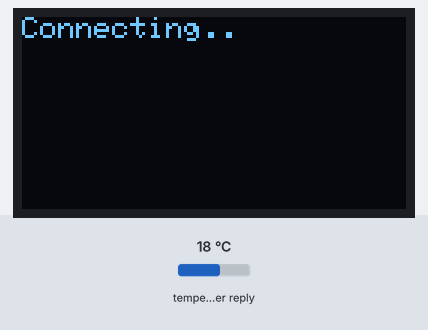
Bench run of a sketch on a simulated ESP32. On the bench: 128×64 one-colour display. The inputs (shaded band) are chosen by the test bench; at power-on: temperature in the weather reply 18 °C. WiFi joins after 1.5 s; servers stay silent unless stated; web services answer with replies made up by the test bench; what the sketch prints to the serial monitor is not drawn.

Above: at 0.8 s.
At 1.9 s:
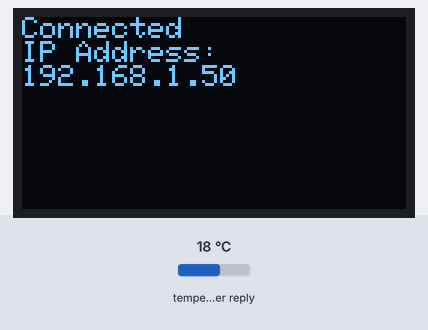
At 3.3 s:
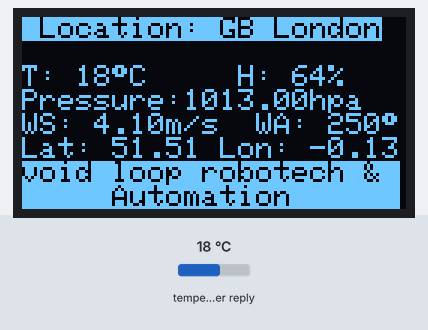

Measured:
- what the display in image 1 shows lasts 1.3 s, from 1.9 s to 3.2 s

The sketch:

code.ino
```cpp
#include <WiFi.h>
#include <ArduinoJson.h>

#include <Wire.h>
#include <Adafruit_GFX.h>
#include <Adafruit_SSD1306.h>

#define SCREEN_WIDTH 128 // OLED display width, in pixels
#define SCREEN_HEIGHT 64 // OLED display height, in pixels
#define OLED_RESET     -1 // Reset pin # (or -1 if sharing Arduino reset pin)
Adafruit_SSD1306 display(SCREEN_WIDTH, SCREEN_HEIGHT, &Wire, OLED_RESET);


const char* ssid     = "voidloop";                 // SSID of local network
const char* password = "shivam1234";                    // Password on network
String APIKEY = "685e3a1b80d0c3799e9ebece0fe5501c";
String CityID = "1275004";          //Your City ID
bool id = false;
WiFiClient client;
char servername[] = "api.openweathermap.org";            // remote server we will connect to
String result;


void setup() {


   Serial.begin(115200);

  Serial.print("Connecting to ");
  WiFi.mode(WIFI_STA);   //   create wifi station
  Serial.println(ssid);
  WiFi.begin(ssid, password);

  // SSD1306_SWITCHCAPVCC = generate display voltage from 3.3V internally
  display.begin(SSD1306_SWITCHCAPVCC, 0x3C); // Address 0x3D for 128x64
  delay(200);
  display.clearDisplay();
  display.setTextSize(1);             // Normal 1:1 pixel scale
  display.setTextColor(SSD1306_WHITE);        // Draw white text
  display.setCursor(0, 0);            // Start at top-left corner
  display.print("Connecting.");
  display.display();
  while (WiFi.status() != WL_CONNECTED) {
    delay(500);
    Serial.print(".");
    display.print(".");
    display.display();
  }

  Serial.println("");
  Serial.println("IP address: ");
  Serial.println(WiFi.localIP());
  display.clearDisplay();
  display.setCursor(0, 0);
  display.println("Connected ");
  display.println("IP Address: ");
  display.println(WiFi.localIP());
  display.display();
  delay(1000);
  display.clearDisplay();

}

void loop()
{
  if (client.connect(servername, 80))
  { //starts client connection, checks for connection
    client.println("GET /data/2.5/weather?id=" + CityID + "&units=metric&APPID=" + APIKEY);
    client.println("Host: api.openweathermap.org");
    client.println("User-Agent: ArduinoWiFi/1.1");
    client.println("Connection: close");
    client.println();
  }
  else {
    Serial.println("connection failed");        //error message if no client connect
    Serial.println();
  }

  while (client.connected() && !client.available())
    delay(1);                                          //waits for data
  while (client.connected() || client.available())
  { //connected or data available
    char c = client.read();                     //gets byte from ethernet buffer
    result = result + c;
  }

  client.stop();                                      //stop client
  result.replace('[', ' ');
  result.replace(']', ' ');
  //Serial.println(result);
  char jsonArray [result.length() + 1];
  result.toCharArray(jsonArray, sizeof(jsonArray));
  jsonArray[result.length() + 1] = '\0';
  StaticJsonDocument<1024> doc;
  DeserializationError  error = deserializeJson(doc, jsonArray);


  if (error) {
    Serial.print(F("deserializeJson() failed with code "));
    Serial.println(error.c_str());
    return;
  }

  String location = doc["name"];
  String country = doc["sys"]["country"];
  int temperature = doc["main"]["temp"];
  int humidity = doc["main"]["humidity"];
  float pressure = doc["main"]["pressure"];
  int id = doc["id"];
  float Speed = doc["wind"]["speed"];
  int degree = doc["wind"]["deg"];
  float longitude = doc["coord"]["lon"];
  float latitude = doc["coord"]["lat"];

  Serial.println();
  Serial.print("Country: ");
  Serial.println(country);
  Serial.print("Location: ");
  Serial.println(location);
  Serial.print("Location ID: ");
  Serial.println(id);
  Serial.printf("Temperature: %d°C\r\n", temperature);
  Serial.printf("Humidity: %d %%\r\n", humidity);
  Serial.printf("Pressure: %.2f hpa\r\n", pressure);
  Serial.printf("Wind speed: %.1f m/s\r\n", Speed);
  Serial.printf("Wind degree: %d°\r\n", degree);
  Serial.printf("Longitude: %.2f\r\n", longitude);
  Serial.printf("Latitude: %.2f\r\n", latitude);

  display.clearDisplay();
  display.setCursor(0, 0);            // Start at top-left corner
   display.setTextColor(SSD1306_BLACK, SSD1306_WHITE);
  display.print(" Location: ");
  display.print(country);
  display.print(" ");
  display.println(location);

  display.println();
  display.setTextColor(SSD1306_WHITE, SSD1306_BLACK);
  display.print("T: ");
  display.print(temperature);
  display.print((char)247);
  display.print("C     ");
  display.print("H: ");
  display.print(humidity);
  display.println("%  ");
  display.print("Pressure:");
  display.print(pressure);
  display.println("hpa");
  display.print("WS: ");
  display.print(Speed);
  display.print("m/s  ");
  display.print("WA: ");
  display.print(degree);
  display.println((char)247);
  display.print("Lat: ");
  display.print(latitude);
  display.print(" ");
  display.print("Lon: ");
  display.println(longitude);
  display.setTextColor(SSD1306_BLACK, SSD1306_WHITE);
  display.print("void loop robotech & ");
  display.print("     Automation      ");


  display.display();

  delay(600000);     // 10 minuts delay

}
```
